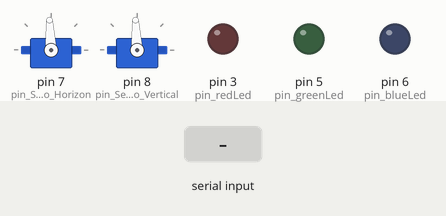
A sketch run on a simulated Arduino Nano, built with avr-gcc and run on an emulated ATmega328P. Shown: 2 × servo, output pins drawn as LEDs (lit = HIGH). Inputs (shaded band) come from the test bench. EEPROM starts erased.

Above: at 1.2 s.
1.3 s: "06M" received over Serial
At 2.5 s:
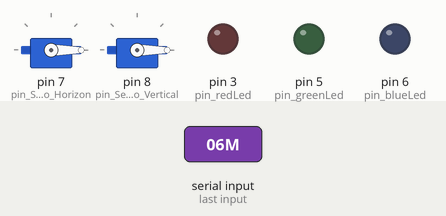
2.8 s: "07M" received over Serial
At 3.7 s:
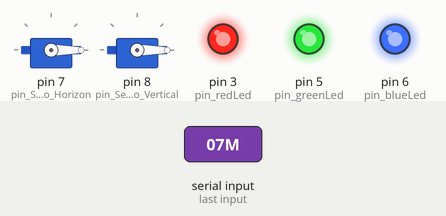
Timing chart, 0 to 5.8 s (numbered marks = the images above; inputs shaded):
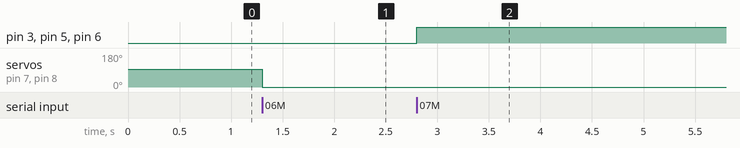

The sketch:

nano.ino
```cpp
#include <Servo.h>
#include <Wire.h>
#include <EEPROM.h>

///pin define
#define pin_Servo_Horizon 7
#define pin_Servo_Vertical 8
#define pin_redLed 3
#define pin_greenLed 5
#define pin_blueLed 6

///EEPROM address define
#define I2C_address_EE 0x01
#define ServoAdj_Horizon_H_EE 0x02
#define ServoAdj_Horizon_L_EE 0x03
#define ServoAdj_Vertical_H_EE 0x04
#define ServoAdj_Vertical_L_EE 0x05

Servo Servo_H, Servo_V;

uint16_t ServoAdj_Horizon, ServoAdj_Vertical;

void setup(){
    Serial.begin(1000000);
    EEPROM.begin();
    uint8_t I2C_address = EEPROM.read(I2C_address_EE);
    if(I2C_address == 0xFF){
        I2C_address = 0x55;
    }
    ServoAdj_Horizon = ((uint16_t)EEPROM.read(ServoAdj_Horizon_H_EE) << 8) | (uint16_t)EEPROM.read(ServoAdj_Horizon_L_EE);
    ServoAdj_Vertical = ((uint16_t)EEPROM.read(ServoAdj_Vertical_H_EE) << 8) | (uint16_t)EEPROM.read(ServoAdj_Vertical_L_EE);
    if(ServoAdj_Horizon > 2500 || ServoAdj_Horizon < 500){
        ServoAdj_Horizon = 1500;
        uint8_t ServoAdj_Horizon_H = (ServoAdj_Horizon >> 8) & 0xFF;
        uint8_t ServoAdj_Horizon_L = (ServoAdj_Horizon) & 0xFF;
        EEPROM.write(ServoAdj_Horizon_H_EE, ServoAdj_Horizon_H);
        EEPROM.write(ServoAdj_Horizon_L_EE, ServoAdj_Horizon_L);
    }
    if(ServoAdj_Vertical > 2500 || ServoAdj_Vertical < 500){
        ServoAdj_Vertical = 1500;
        uint8_t ServoAdj_Vertical_H = (ServoAdj_Vertical >> 8) & 0xFF;
        uint8_t ServoAdj_Vertical_L = (ServoAdj_Vertical) & 0xFF;
        EEPROM.write(ServoAdj_Vertical_H_EE, ServoAdj_Vertical_H);
        EEPROM.write(ServoAdj_Vertical_L_EE, ServoAdj_Vertical_L);
    }
    Wire.begin(I2C_address);
    Servo_H.attach(pin_Servo_Horizon);
    Servo_V.attach(pin_Servo_Vertical);
    pinMode(pin_redLed, OUTPUT);
    pinMode(pin_greenLed, OUTPUT);
    pinMode(pin_blueLed, OUTPUT);
    Wire.onReceive(I2C_receieve);
    servo__set(1500, 1500);
}
bool Serial_flag = 0;
String Serial_data = "";

void loop(){
    if(Serial.available()){
        Serial_data = Serial.readStringUntil('M');
        Serial_flag = 1;
    }
    if(Serial_flag){
        String command = Serial_data.substring(0, 2);
        if(command == "02"){                  //02  I2C address set // format "02 <address>" //ex "02 01"
            String I2C_address_str = Serial_data.substring(3, 5);
            uint8_t I2C_address = I2C_address_str.toInt();
            EEPROM.write(I2C_address_EE, I2C_address);
            Wire.end();
            Wire.begin(I2C_address);
        }
        if(command == "03"){                  //03 I2C address get // format "03" //ex "03"
            uint8_t I2C_address = EEPROM.read(I2C_address_EE);
            char c[2];
            sprintf(c, "%02d", I2C_address);
            Serial.print(String(c) + "M");
        }
        if(command == "04"){                  //04 adj Servo horizontal // format "04" //ex "04"
            ServoAdj_Horizon = Servo_H.readMicroseconds();
            uint8_t ServoAdj_Horizon_H = (ServoAdj_Horizon >> 8) & 0xFF;
            uint8_t ServoAdj_Horizon_L = (ServoAdj_Horizon) & 0xFF;
            EEPROM.write(ServoAdj_Horizon_H_EE, ServoAdj_Horizon_H);
            EEPROM.write(ServoAdj_Horizon_L_EE, ServoAdj_Horizon_L);
            //Serial.print(ServoAdj_Horizon_H*(int)256 + ServoAdj_Horizon_L);
        }
        if(command == "05"){                  //05 adj Servo vertical // format "05" //ex "05"
            ServoAdj_Vertical = Servo_V.readMicroseconds();
            uint8_t ServoAdj_Vertical_H = (ServoAdj_Vertical >> 8) & 0xFF;
            uint8_t ServoAdj_Vertical_L = (ServoAdj_Vertical) & 0xFF;
            EEPROM.write(ServoAdj_Vertical_H_EE, ServoAdj_Vertical_H);
            EEPROM.write(ServoAdj_Vertical_L_EE, ServoAdj_Vertical_L);
            //Serial.print(ServoAdj_Vertical_H*(int)256 + ServoAdj_Vertical_L);
        }
        if(command == "06"){                  //06 set Servo // format "06 <Horizontal servo> <Vertical servo>" //ex "06 0500 1200"
            int Servo_Horizon_us = Serial_data.substring(3, 7).toInt();
            int Servo_Vertical_us = Serial_data.substring(8, 12).toInt();
            servo__set(Servo_Horizon_us, Servo_Vertical_us);
        }
        if(command == "07"){                  //07 set LED // format "07 <Red> <Green> <Blue>" //ex "07 233 210 033"
            int LED_red = Serial_data.substring(3, 6).toInt();
            int LED_green = Serial_data.substring(7, 10).toInt();
            int LED_blue = Serial_data.substring(11, 14).toInt();
            analogWrite(pin_redLed,   255 - LED_red);
            analogWrite(pin_greenLed, 255 - LED_green);
            analogWrite(pin_blueLed,  255 - LED_blue);
        }
        Serial_flag = 0;
    }

}

void I2C_receieve(int bytes_Q){
    uint8_t I2C_read[bytes_Q];
    for(int w=0; w<bytes_Q; w++){
        I2C_read[w] = Wire.read();
    }
    if(I2C_read[0] == 8){  //[8] [<Servo_Horizon_H>] [<Servo_Horizon_L>] [<Servo_Vertical_H>] [<Servo_Vertical_L>]
        int Servo_Horizon_H = I2C_read[1];
        int Servo_Horizon_L = I2C_read[2];
        int Servo_Vertical_H = I2C_read[3];
        int Servo_Vertical_L = I2C_read[4];
        int Servo_Horizon_us = (Servo_Horizon_H << 8) | Servo_Horizon_L;
        int Servo_Vertical_us = (Servo_Vertical_H << 8) | Servo_Vertical_L;
        servo__set(Servo_Horizon_us, Servo_Vertical_us);
    }
    if(I2C_read[0] == 9){  //[9] [<Red>] [<Green>] [<Blue>]
        uint8_t LED_red = I2C_read[1];
        uint8_t LED_green = I2C_read[2];
        uint8_t LED_blue  = I2C_read[3];
        analogWrite(pin_redLed,   255 - LED_red);
        analogWrite(pin_greenLed, 255 - LED_green);
        analogWrite(pin_blueLed,  255 - LED_blue);
    }
}

void servo__set(int H, int V){
    int adj_H = ServoAdj_Horizon - 1500;
    int adj_V = ServoAdj_Vertical - 1500;
    Servo_H.writeMicroseconds(H + adj_H);
    Servo_V.writeMicroseconds(V + adj_V);
}
```

Measured:
- after the input at 1.3 s, servo on pin 7 (pin_Servo_Horizon), servo on pin 8 (pin_Servo_Vertical): 93° → 0° at once
- after the input at 2.8 s, pin 3 (pin_redLed), pin 5 (pin_greenLed), pin 6 (pin_blueLed): LOW → HIGH at once
